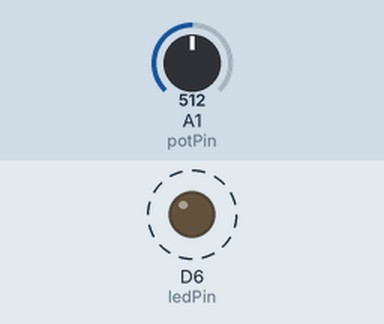
Simulated run of this sketch. Board: Arduino Zero (SAMD21). On the bench: output pins drawn as LEDs (lit = HIGH). Dashed ring = blinking. The test bench sets the inputs (shaded band); at power-on: A1 (potPin) = 512 (analog values on the 0–1023 scale). What the sketch prints to the serial monitor is not drawn.

Above: at 0.2 s.
Timing chart, 0 to 3.0 s (numbered marks = the images above):
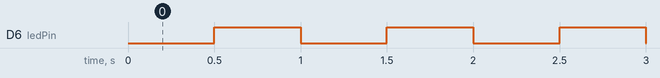

The sketch:

ex1.ino
```cpp
// Define the pins used

const int ledPin = 6;     // LED connected to Digital Pin 6

const int potPin = A1;    // Potentiometer connected to Analog Pin A1


// Variables for timing the blink and the read/print operations

// Using the millis() function for non-blocking timing is essential for doing both tasks concurrently.

unsigned long previousMillisBlink = 0; // Stores the last time the LED was updated

unsigned long previousMillisRead = 0;  // Stores the last time the pot value was read and printed

const long blinkInterval = 500;        // Interval for blinking (500 ms)

const long readInterval = 1000;        // Interval for reading and printing (1000 ms = 1 second)


// State variable for the LED

int ledState = LOW;

void setup() {

  // 1. Initialize the LED pin as an output

  pinMode(ledPin, OUTPUT);

  // 2. Initialize serial communication at 9600 baud

  Serial.begin(9600);

  analogReadResolution(12);

  Serial.println(" Arduino Sketch Started (D6 Blink / A1 Read)");

  Serial.println("Potentiometer readings will be printed every second (Range 0-4095).");

}

void loop() {

  // Get the current time

  unsigned long currentMillis = millis();

  // 1. LED Blinking Task (500 ms ON / 500 ms OFF)

  if (currentMillis - previousMillisBlink >= blinkInterval) {

    // Saving the current time for the next comparison

    previousMillisBlink = currentMillis;

    //Toggle the LED state

    if (ledState == LOW) {

      ledState = HIGH;

    } else {

      ledState = LOW;

    }

    // Apply the new state to the LED pin

    digitalWrite(ledPin, ledState);

  }

  // 2. Potentiometer Reading and Serial Print Task (Once per second)

  if (currentMillis - previousMillisRead >= readInterval) {

    // Saving the current time for the next comparison

    previousMillisRead = currentMillis;

    // Read the raw analog value from A1 (0-4095 on MKR1010)

    int rawValue = analogRead(potPin);

    // Print the raw value to the Serial Monitor

    Serial.print("Potentiometer Raw Value(0-4095): ");

    Serial.println(rawValue);

  }

}
```

Measured:
- by itself, D6 (ledPin): alternates HIGH for 0.50 s and LOW for 0.50 s
